Frame 1 (no input): blank canvas, image omitted
Frame 60 (no input): blank canvas, image omitted
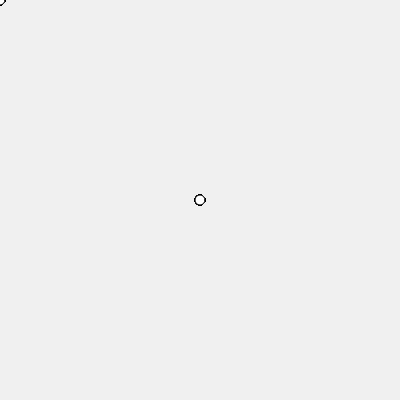
Frame 120 (the mouse pressed at the canvas centre since frame 60)

The p5.js sketch whose frames 1 and 60 were blank and that drew this single picture after the mouse press (run headless with seeded random() and noise() and a simulated clock; from frame 60 on, the mouse is pressed at the canvas centre):

// p5.js sketch
// ── sketch.js
function setup() {
  createCanvas(400, 400);
  background(240);
}

function draw() {
  ellipse(mouseX, mouseY, 10, 10);
}
